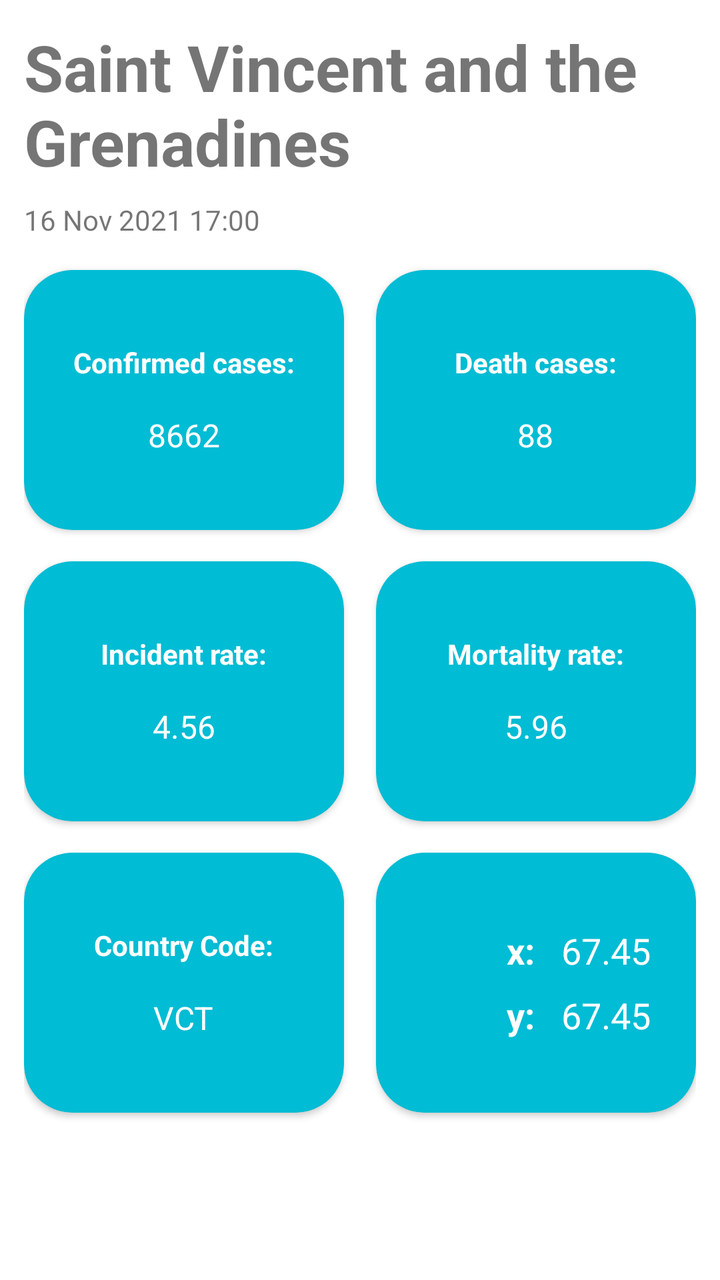
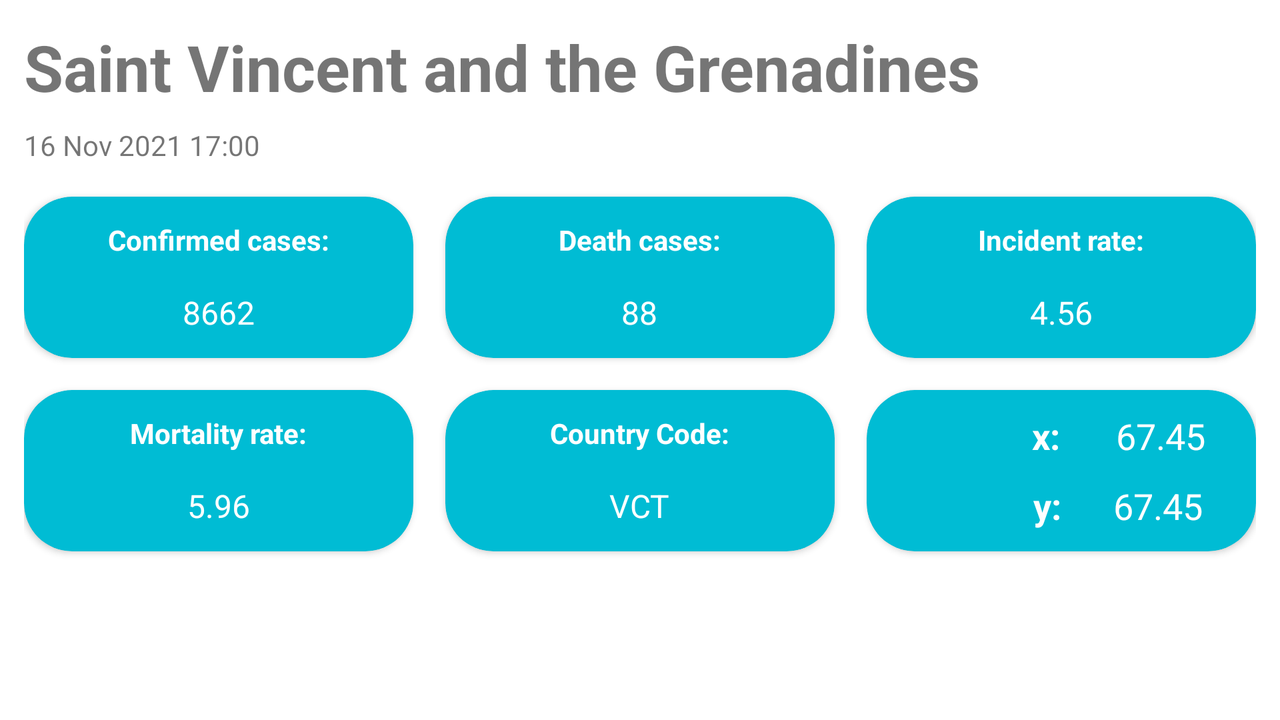

One screen, two layout resources from the same app: the default and the repository's alternative for another configuration. Each is rendered where Android would select it; the XML of both is given below.
<!-- AndroidManifest.xml: application theme Theme.CovidStatistics -->
<!-- res/layout/fragment_country_detail.xml -->
<?xml version="1.0" encoding="utf-8"?>
<androidx.constraintlayout.widget.ConstraintLayout xmlns:android="http://schemas.android.com/apk/res/android"
    xmlns:app="http://schemas.android.com/apk/res-auto"
    xmlns:tools="http://schemas.android.com/tools"
    android:layout_width="match_parent"
    android:layout_height="match_parent"
    android:padding="12dp"
    android:id="@+id/country_detail"
    tools:context=".fragment.CountryDetailFragment">

    <TextView
        android:id="@+id/countryName"
        android:layout_width="wrap_content"
        android:layout_height="wrap_content"
        android:textSize="32sp"
        android:textStyle="bold"
        app:layout_constraintEnd_toEndOf="parent"
        app:layout_constraintHorizontal_bias="0"
        app:layout_constraintStart_toStartOf="parent"
        app:layout_constraintTop_toTopOf="parent"
        tools:text="Saint Vincent and the Grenadines" />

    <TextView
        android:id="@+id/lastUpdate"
        android:layout_width="wrap_content"
        android:layout_height="wrap_content"
        android:layout_marginTop="8dp"
        android:textSize="14sp"
        app:layout_constraintEnd_toEndOf="@+id/countryName"
        app:layout_constraintHorizontal_bias="0"
        app:layout_constraintStart_toStartOf="@+id/countryName"
        app:layout_constraintTop_toBottomOf="@+id/countryName"
        tools:text="16 Nov 2021 17:00" />

    <androidx.cardview.widget.CardView
        android:id="@+id/confirmedCasesCard"
        style="@style/CustomCardViewStyle"
        android:layout_width="0dp"
        android:layout_height="130dp"
        android:layout_marginEnd="8dp"
        app:layout_constraintBottom_toTopOf="@id/deathCaseCard"
        app:layout_constraintEnd_toStartOf="@id/deathCaseCard"
        app:layout_constraintStart_toStartOf="parent"
        app:layout_constraintTop_toBottomOf="@+id/deathCaseCard">

        <androidx.appcompat.widget.LinearLayoutCompat
            android:layout_width="wrap_content"
            android:layout_height="wrap_content"
            android:layout_gravity="center"
            android:gravity="center"
            android:orientation="vertical"
            android:padding="16dp">

            <TextView
                android:id="@+id/confirmedCasesText"
                android:layout_width="wrap_content"
                android:layout_height="wrap_content"
                android:padding="8dp"
                android:text="@string/confirmed_cases"
                android:textColor="@color/white"
                android:textSize="14sp"
                android:textStyle="bold" />

            <TextView
                android:id="@+id/confirmedCases"
                android:layout_width="wrap_content"
                android:layout_height="wrap_content"
                android:padding="8dp"
                android:textColor="@color/white"
                android:textSize="16sp"
                tools:text="8662" />
        </androidx.appcompat.widget.LinearLayoutCompat>
    </androidx.cardview.widget.CardView>

    <androidx.cardview.widget.CardView
        android:id="@+id/deathCaseCard"
        style="@style/CustomCardViewStyle"
        android:layout_width="0dp"
        android:layout_height="130dp"
        android:layout_marginStart="8dp"
        app:layout_constraintBottom_toTopOf="@+id/mortalityRateCard"
        app:layout_constraintEnd_toEndOf="parent"
        app:layout_constraintStart_toEndOf="@+id/confirmedCasesCard"
        app:layout_constraintTop_toBottomOf="@+id/lastUpdate">

        <androidx.appcompat.widget.LinearLayoutCompat
            android:layout_width="wrap_content"
            android:layout_height="wrap_content"
            android:layout_gravity="center"
            android:gravity="center"
            android:orientation="vertical"
            android:padding="16dp">

            <TextView
                android:id="@+id/deathCaseText"
                android:layout_width="wrap_content"
                android:layout_height="wrap_content"
                android:padding="8dp"
                android:text="@string/death_cases"
                android:textColor="@color/white"
                android:textSize="14sp"
                android:textStyle="bold" />

            <TextView
                android:id="@+id/deathCases"
                android:layout_width="wrap_content"
                android:layout_height="wrap_content"
                android:padding="8dp"
                android:textColor="@color/white"
                android:textSize="16sp"
                tools:text="88" />
        </androidx.appcompat.widget.LinearLayoutCompat>
    </androidx.cardview.widget.CardView>

    <androidx.cardview.widget.CardView
        android:id="@+id/incidentRateCard"
        style="@style/CustomCardViewStyle"
        android:layout_width="0dp"
        android:layout_height="130dp"
        android:layout_marginEnd="8dp"
        app:layout_constraintBottom_toTopOf="@id/mortalityRateCard"
        app:layout_constraintEnd_toStartOf="@id/mortalityRateCard"
        app:layout_constraintStart_toStartOf="parent"
        app:layout_constraintTop_toBottomOf="@+id/mortalityRateCard">

        <androidx.appcompat.widget.LinearLayoutCompat
            android:layout_width="wrap_content"
            android:layout_height="wrap_content"
            android:layout_gravity="center"
            android:gravity="center"
            android:orientation="vertical"
            android:padding="16dp">

            <TextView
                android:id="@+id/incidentRateText"
                android:layout_width="wrap_content"
                android:layout_height="wrap_content"
                android:padding="8dp"
                android:text="@string/incident_rate"
                android:textColor="@color/white"
                android:textSize="14sp"
                android:textStyle="bold" />

            <TextView
                android:id="@+id/incidentRate"
                android:layout_width="wrap_content"
                android:layout_height="wrap_content"
                android:padding="8dp"
                android:textColor="@color/white"
                android:textSize="16sp"
                tools:text="4.56" />
        </androidx.appcompat.widget.LinearLayoutCompat>
    </androidx.cardview.widget.CardView>

    <androidx.cardview.widget.CardView
        android:id="@+id/mortalityRateCard"
        style="@style/CustomCardViewStyle"
        android:layout_width="0dp"
        android:layout_height="130dp"
        android:layout_marginStart="8dp"
        app:layout_constraintBottom_toTopOf="@id/countryCodeCard"
        app:layout_constraintEnd_toEndOf="parent"
        app:layout_constraintStart_toEndOf="@id/incidentRateCard"
        app:layout_constraintTop_toBottomOf="@+id/deathCaseCard">

        <androidx.appcompat.widget.LinearLayoutCompat
            android:layout_width="wrap_content"
            android:layout_height="wrap_content"
            android:layout_gravity="center"
            android:gravity="center"
            android:orientation="vertical"
            android:padding="16dp">

            <TextView
                android:id="@+id/mortalityRateText"
                android:layout_width="wrap_content"
                android:layout_height="wrap_content"
                android:padding="8dp"
                android:text="@string/mortality_rate"
                android:textColor="@color/white"
                android:textSize="14sp"
                android:textStyle="bold" />

            <TextView
                android:id="@+id/mortalityRate"
                android:layout_width="wrap_content"
                android:layout_height="wrap_content"
                android:padding="8dp"
                android:textColor="@color/white"
                android:textSize="16sp"
                tools:text="5.96" />
        </androidx.appcompat.widget.LinearLayoutCompat>
    </androidx.cardview.widget.CardView>

    <androidx.cardview.widget.CardView
        android:id="@+id/countryCodeCard"
        style="@style/CustomCardViewStyle"
        android:layout_width="0dp"
        android:layout_height="130dp"
        android:layout_marginEnd="8dp"
        app:layout_constraintBottom_toTopOf="@+id/mapCoordinateCard"
        app:layout_constraintEnd_toStartOf="@id/mapCoordinateCard"
        app:layout_constraintStart_toStartOf="parent"
        app:layout_constraintTop_toBottomOf="@+id/mapCoordinateCard">

        <androidx.appcompat.widget.LinearLayoutCompat
            android:layout_width="wrap_content"
            android:layout_height="wrap_content"
            android:layout_gravity="center"
            android:gravity="center"
            android:orientation="vertical"
            android:padding="16dp">

            <TextView
                android:id="@+id/countryCodeText"
                android:layout_width="wrap_content"
                android:layout_height="wrap_content"
                android:padding="8dp"
                android:text="@string/country_code"
                android:textColor="@color/white"
                android:textSize="14sp"
                android:textStyle="bold" />

            <TextView
                android:id="@+id/countryCode"
                android:layout_width="wrap_content"
                android:layout_height="wrap_content"
                android:padding="8dp"
                android:textColor="@color/white"
                android:textSize="16sp"
                tools:text="VCT" />
        </androidx.appcompat.widget.LinearLayoutCompat>
    </androidx.cardview.widget.CardView>

    <androidx.cardview.widget.CardView
        android:id="@+id/mapCoordinateCard"
        style="@style/CustomCardViewStyle"
        android:layout_width="0dp"
        android:layout_height="130dp"
        android:layout_marginStart="8dp"
        app:layout_constraintBottom_toTopOf="@+id/addButton"
        app:layout_constraintEnd_toEndOf="parent"
        app:layout_constraintStart_toEndOf="@id/countryCodeCard"
        app:layout_constraintTop_toBottomOf="@+id/mortalityRateCard">

        <androidx.constraintlayout.widget.ConstraintLayout
            android:layout_width="match_parent"
            android:layout_height="match_parent"
            android:padding="16dp">

            <TextView
                android:id="@+id/longitudeText"
                android:layout_width="wrap_content"
                android:layout_height="wrap_content"
                android:padding="4dp"
                android:text="@string/longitude"
                android:textColor="@color/white"
                android:textSize="18sp"
                android:textStyle="bold"
                app:layout_constraintBottom_toTopOf="@id/latitudeText"
                app:layout_constraintEnd_toStartOf="@id/longitude"
                app:layout_constraintStart_toEndOf="@+id/imageView"
                app:layout_constraintTop_toTopOf="@+id/imageView" />

            <TextView
                android:id="@+id/latitudeText"
                android:layout_width="wrap_content"
                android:layout_height="wrap_content"
                android:padding="4dp"
                android:text="@string/latitude"
                android:textColor="@color/white"
                android:textSize="18sp"
                android:textStyle="bold"
                app:layout_constraintBottom_toBottomOf="@+id/imageView"
                app:layout_constraintEnd_toEndOf="@+id/longitudeText"
                app:layout_constraintStart_toStartOf="@+id/longitudeText"
                app:layout_constraintTop_toBottomOf="@+id/longitudeText" />

            <TextView
                android:id="@+id/latitude"
                android:layout_width="wrap_content"
                android:layout_height="wrap_content"
                android:padding="4dp"
                android:textColor="@color/white"
                android:textSize="18sp"
                app:layout_constraintBottom_toBottomOf="@+id/latitudeText"
                app:layout_constraintEnd_toEndOf="@+id/longitude"
                app:layout_constraintStart_toStartOf="@+id/longitude"
                app:layout_constraintTop_toTopOf="@+id/latitudeText"
                tools:text="67.45" />

            <TextView
                android:id="@+id/longitude"
                android:layout_width="wrap_content"
                android:layout_height="wrap_content"
                android:layout_marginStart="3dp"
                android:padding="4dp"
                android:textColor="@color/white"
                android:textSize="18sp"
                app:layout_constraintBottom_toBottomOf="@+id/longitudeText"
                app:layout_constraintEnd_toEndOf="parent"
                app:layout_constraintStart_toEndOf="@id/longitudeText"
                app:layout_constraintTop_toTopOf="@+id/longitudeText"
                tools:text="67.45" />

            <ImageView
                android:id="@+id/imageView"
                android:layout_width="40dp"
                android:layout_height="40dp"
                android:contentDescription="@string/map_navigation_button"
                android:src="@drawable/ic_baseline_map_24"
                app:layout_constraintBottom_toBottomOf="parent"
                app:layout_constraintEnd_toStartOf="@+id/longitudeText"
                app:layout_constraintStart_toStartOf="parent"
                app:layout_constraintTop_toTopOf="parent" />
        </androidx.constraintlayout.widget.ConstraintLayout>
    </androidx.cardview.widget.CardView>

    <com.google.android.material.floatingactionbutton.FloatingActionButton
        android:id="@+id/addButton"
        android:layout_width="wrap_content"
        android:layout_height="wrap_content"
        android:contentDescription="@string/add_btn_description"
        android:elevation="8dp"
        android:visibility="invisible"
        android:src="@drawable/ic_baseline_add_24"
        app:backgroundTint="@color/green"
        app:layout_constraintBottom_toBottomOf="parent"
        app:layout_constraintEnd_toEndOf="parent"
        app:tint="@color/white" />

    <com.google.android.material.floatingactionbutton.FloatingActionButton
        android:id="@+id/deleteButton"
        android:layout_width="wrap_content"
        android:layout_height="wrap_content"
        android:contentDescription="@string/delete_btn_description"
        android:elevation="8dp"
        android:visibility="invisible"
        android:src="@drawable/ic_baseline_delete_forever_24"
        app:backgroundTint="@color/red"
        app:layout_constraintBottom_toBottomOf="parent"
        app:layout_constraintEnd_toEndOf="parent"
        app:tint="@color/white" />

</androidx.constraintlayout.widget.ConstraintLayout>
<!-- resources referenced by this layout -->
<resources>
  <color name="green">#4CAF50</color>
  <color name="red">#F44336</color>
  <color name="white">#FFFFFFFF</color>
  <string name="add_btn_description">Add country to watchlist button</string>
  <string name="confirmed_cases">Confirmed cases:</string>
  <string name="country_code">Country Code:</string>
  <string name="death_cases">Death cases:</string>
  <string name="delete_btn_description">Delete country from watchlist button</string>
  <string name="incident_rate">Incident rate:</string>
  <string name="latitude">y:</string>
  <string name="longitude">x:</string>
  <string name="map_navigation_button">Map navigation button</string>
  <string name="mortality_rate">Mortality rate:</string>
  <style name="CustomCardViewStyle" parent="CardView">
          <item name="cardBackgroundColor">#00BCD4</item>
          <item name="elevation">8dp</item>
          <item name="cardCornerRadius">24dp</item>
      </style>
  <style name="Theme.CovidStatistics" parent="Theme.MaterialComponents.DayNight.NoActionBar">
          
          <item name="colorPrimary">@color/primaryColor</item>
          <item name="colorPrimaryVariant">@color/primaryDarkColor</item>
          <item name="colorOnPrimary">@color/white</item>
          
          <item name="colorSecondary">@color/secondaryColor</item>
          <item name="colorSecondaryVariant">@color/secondaryDarkColor</item>
          <item name="colorOnSecondary">@color/black</item>
          
          <item name="android:statusBarColor" tools:targetApi="l">?attr/colorPrimaryVariant</item>
          
      </style>
  <color name="primaryColor">#00bcd4</color>
  <color name="primaryDarkColor">#008ba3</color>
  <color name="secondaryColor">#fafafa</color>
  <color name="secondaryDarkColor">#c7c7c7</color>
  <color name="black">#FF000000</color>
</resources>
<!-- res/layout-land/fragment_country_detail.xml (the repository's variant of the layout above) -->
<!-- drawn on the phone turned sideways -->
<?xml version="1.0" encoding="utf-8"?>
<androidx.constraintlayout.widget.ConstraintLayout xmlns:android="http://schemas.android.com/apk/res/android"
    xmlns:app="http://schemas.android.com/apk/res-auto"
    xmlns:tools="http://schemas.android.com/tools"
    android:layout_width="match_parent"
    android:layout_height="match_parent"
    android:padding="12dp"
    android:id="@+id/country_detail"
    tools:context=".fragment.CountryDetailFragment">

    <TextView
        android:id="@+id/countryName"
        android:layout_width="wrap_content"
        android:layout_height="wrap_content"
        android:textSize="32sp"
        android:textStyle="bold"
        app:layout_constraintEnd_toEndOf="parent"
        app:layout_constraintHorizontal_bias="0"
        app:layout_constraintStart_toStartOf="parent"
        app:layout_constraintTop_toTopOf="parent"
        tools:text="Saint Vincent and the Grenadines" />

    <TextView
        android:id="@+id/lastUpdate"
        android:layout_width="wrap_content"
        android:layout_height="wrap_content"
        android:layout_marginTop="8dp"
        android:textSize="14sp"
        app:layout_constraintEnd_toEndOf="@+id/countryName"
        app:layout_constraintHorizontal_bias="0"
        app:layout_constraintStart_toStartOf="@+id/countryName"
        app:layout_constraintTop_toBottomOf="@+id/countryName"
        tools:text="16 Nov 2021 17:00" />

    <androidx.cardview.widget.CardView
        android:id="@+id/confirmedCasesCard"
        style="@style/CustomCardViewStyle"
        android:layout_width="0dp"
        android:layout_height="wrap_content"
        android:layout_marginEnd="8dp"
        app:layout_constraintEnd_toStartOf="@id/deathCaseCard"
        app:layout_constraintBottom_toTopOf="@id/countryCodeCard"
        app:layout_constraintStart_toStartOf="parent"
        app:layout_constraintTop_toBottomOf="@+id/lastUpdate">

        <androidx.appcompat.widget.LinearLayoutCompat
            android:layout_width="match_parent"
            android:layout_height="match_parent"
            android:layout_gravity="center"
            android:gravity="center"
            android:orientation="vertical"
            android:padding="4dp">

            <TextView
                android:id="@+id/confirmedCasesText"
                android:layout_width="wrap_content"
                android:layout_height="wrap_content"
                android:padding="8dp"
                android:text="@string/confirmed_cases"
                android:textColor="@color/white"
                android:textSize="14sp"
                android:textStyle="bold" />

            <TextView
                android:id="@+id/confirmedCases"
                android:layout_width="wrap_content"
                android:layout_height="wrap_content"
                android:padding="8dp"
                android:textColor="@color/white"
                android:textSize="16sp"
                tools:text="8662" />
        </androidx.appcompat.widget.LinearLayoutCompat>
    </androidx.cardview.widget.CardView>

    <androidx.cardview.widget.CardView
        android:id="@+id/deathCaseCard"
        style="@style/CustomCardViewStyle"
        android:layout_width="0dp"
        android:layout_height="wrap_content"
        android:layout_marginStart="8dp"
        android:layout_marginEnd="8dp"
        app:layout_constraintBottom_toTopOf="@+id/mortalityRateCard"
        app:layout_constraintEnd_toStartOf="@id/incidentRateCard"
        app:layout_constraintStart_toEndOf="@+id/confirmedCasesCard"
        app:layout_constraintTop_toBottomOf="@+id/lastUpdate">

        <androidx.appcompat.widget.LinearLayoutCompat
            android:layout_width="wrap_content"
            android:layout_height="wrap_content"
            android:layout_gravity="center"
            android:gravity="center"
            android:orientation="vertical"
            android:padding="4dp">

            <TextView
                android:id="@+id/deathCaseText"
                android:layout_width="wrap_content"
                android:layout_height="wrap_content"
                android:padding="8dp"
                android:text="@string/death_cases"
                android:textColor="@color/white"
                android:textSize="14sp"
                android:textStyle="bold" />

            <TextView
                android:id="@+id/deathCases"
                android:layout_width="wrap_content"
                android:layout_height="wrap_content"
                android:padding="8dp"
                android:textColor="@color/white"
                android:textSize="16sp"
                tools:text="88" />
        </androidx.appcompat.widget.LinearLayoutCompat>
    </androidx.cardview.widget.CardView>

    <androidx.cardview.widget.CardView
        android:id="@+id/incidentRateCard"
        style="@style/CustomCardViewStyle"
        android:layout_width="0dp"
        android:layout_height="wrap_content"
        android:layout_marginStart="8dp"
        app:layout_constraintBottom_toTopOf="@+id/mortalityRateCard"
        app:layout_constraintEnd_toEndOf="parent"
        app:layout_constraintStart_toEndOf="@id/deathCaseCard"
        app:layout_constraintTop_toBottomOf="@+id/lastUpdate">

        <androidx.appcompat.widget.LinearLayoutCompat
            android:layout_width="wrap_content"
            android:layout_height="wrap_content"
            android:layout_gravity="center"
            android:gravity="center"
            android:orientation="vertical"
            android:padding="4dp">

            <TextView
                android:id="@+id/incidentRateText"
                android:layout_width="wrap_content"
                android:layout_height="wrap_content"
                android:padding="8dp"
                android:text="@string/incident_rate"
                android:textColor="@color/white"
                android:textSize="14sp"
                android:textStyle="bold" />

            <TextView
                android:id="@+id/incidentRate"
                android:layout_width="wrap_content"
                android:layout_height="wrap_content"
                android:padding="8dp"
                android:textColor="@color/white"
                android:textSize="16sp"
                tools:text="4.56" />
        </androidx.appcompat.widget.LinearLayoutCompat>
    </androidx.cardview.widget.CardView>

    <androidx.cardview.widget.CardView
        android:id="@+id/mortalityRateCard"
        style="@style/CustomCardViewStyle"
        android:layout_width="0dp"
        android:layout_height="wrap_content"
        android:layout_marginEnd="8dp"
        app:layout_constraintEnd_toStartOf="@id/countryCodeCard"
        app:layout_constraintStart_toStartOf="parent"
        app:layout_constraintBottom_toTopOf="@+id/addButton"
        app:layout_constraintTop_toBottomOf="@+id/confirmedCasesCard">

        <androidx.appcompat.widget.LinearLayoutCompat
            android:layout_width="wrap_content"
            android:layout_height="wrap_content"
            android:layout_gravity="center"
            android:gravity="center"
            android:orientation="vertical"
            android:padding="4dp">

            <TextView
                android:id="@+id/mortalityRateText"
                android:layout_width="wrap_content"
                android:layout_height="wrap_content"
                android:padding="8dp"
                android:text="@string/mortality_rate"
                android:textColor="@color/white"
                android:textSize="14sp"
                android:textStyle="bold" />

            <TextView
                android:id="@+id/mortalityRate"
                android:layout_width="wrap_content"
                android:layout_height="wrap_content"
                android:padding="8dp"
                android:textColor="@color/white"
                android:textSize="16sp"
                tools:text="5.96" />
        </androidx.appcompat.widget.LinearLayoutCompat>
    </androidx.cardview.widget.CardView>

    <androidx.cardview.widget.CardView
        android:id="@+id/countryCodeCard"
        style="@style/CustomCardViewStyle"
        android:layout_width="0dp"
        android:layout_height="wrap_content"
        android:layout_marginStart="8dp"
        android:layout_marginEnd="8dp"
        app:layout_constraintStart_toEndOf="@id/mortalityRateCard"
        app:layout_constraintEnd_toStartOf="@id/mapCoordinateCard"
        app:layout_constraintBottom_toTopOf="@+id/addButton"
        app:layout_constraintTop_toBottomOf="@+id/confirmedCasesCard">

        <androidx.appcompat.widget.LinearLayoutCompat
            android:layout_width="wrap_content"
            android:layout_height="wrap_content"
            android:layout_gravity="center"
            android:gravity="center"
            android:orientation="vertical"
            android:padding="4dp">

            <TextView
                android:id="@+id/countryCodeText"
                android:layout_width="wrap_content"
                android:layout_height="wrap_content"
                android:padding="8dp"
                android:text="@string/country_code"
                android:textColor="@color/white"
                android:textSize="14sp"
                android:textStyle="bold" />

            <TextView
                android:id="@+id/countryCode"
                android:layout_width="wrap_content"
                android:layout_height="wrap_content"
                android:padding="8dp"
                android:textColor="@color/white"
                android:textSize="16sp"
                tools:text="VCT" />
        </androidx.appcompat.widget.LinearLayoutCompat>
    </androidx.cardview.widget.CardView>

    <androidx.cardview.widget.CardView
        android:id="@+id/mapCoordinateCard"
        style="@style/CustomCardViewStyle"
        android:layout_width="0dp"
        android:layout_height="0dp"
        android:layout_marginStart="8dp"
        app:layout_constraintBottom_toBottomOf="@+id/countryCodeCard"
        app:layout_constraintEnd_toEndOf="parent"
        app:layout_constraintStart_toEndOf="@id/countryCodeCard"
        app:layout_constraintTop_toTopOf="@+id/countryCodeCard">

        <androidx.constraintlayout.widget.ConstraintLayout
            android:layout_width="match_parent"
            android:layout_height="match_parent"
            android:padding="4dp">

            <TextView
                android:id="@+id/longitudeText"
                android:layout_width="wrap_content"
                android:layout_height="wrap_content"
                android:padding="4dp"
                android:text="@string/longitude"
                android:textColor="@color/white"
                android:textSize="18sp"
                android:textStyle="bold"
                app:layout_constraintBottom_toTopOf="@id/latitudeText"
                app:layout_constraintEnd_toStartOf="@id/longitude"
                app:layout_constraintStart_toEndOf="@+id/imageView"
                app:layout_constraintTop_toTopOf="parent" />

            <TextView
                android:id="@+id/latitudeText"
                android:layout_width="wrap_content"
                android:layout_height="wrap_content"
                android:padding="4dp"
                android:text="@string/latitude"
                android:textColor="@color/white"
                android:textSize="18sp"
                android:textStyle="bold"
                app:layout_constraintBottom_toBottomOf="parent"
                app:layout_constraintEnd_toStartOf="@+id/latitude"
                app:layout_constraintStart_toEndOf="@+id/imageView"
                app:layout_constraintTop_toBottomOf="@+id/longitudeText" />

            <TextView
                android:id="@+id/latitude"
                android:layout_width="wrap_content"
                android:layout_height="wrap_content"
                android:padding="4dp"
                android:textColor="@color/white"
                android:textSize="18sp"
                app:layout_constraintBottom_toBottomOf="@+id/latitudeText"
                app:layout_constraintEnd_toEndOf="parent"
                app:layout_constraintStart_toEndOf="@id/longitudeText"
                app:layout_constraintTop_toTopOf="@+id/latitudeText"
                tools:text="67.45" />

            <TextView
                android:id="@+id/longitude"
                android:layout_width="wrap_content"
                android:layout_height="wrap_content"
                android:layout_marginStart="3dp"
                android:padding="4dp"
                android:textColor="@color/white"
                android:textSize="18sp"
                app:layout_constraintBottom_toBottomOf="@+id/longitudeText"
                app:layout_constraintEnd_toEndOf="parent"
                app:layout_constraintStart_toEndOf="@id/longitudeText"
                app:layout_constraintTop_toTopOf="@+id/longitudeText"
                tools:text="67.45" />

            <ImageView
                android:id="@+id/imageView"
                android:layout_width="40dp"
                android:layout_height="40dp"
                android:contentDescription="@string/map_navigation_button"
                android:src="@drawable/ic_baseline_map_24"
                app:layout_constraintBottom_toBottomOf="parent"
                app:layout_constraintEnd_toStartOf="@+id/longitudeText"
                app:layout_constraintStart_toStartOf="parent"
                app:layout_constraintTop_toTopOf="parent" />
        </androidx.constraintlayout.widget.ConstraintLayout>
    </androidx.cardview.widget.CardView>

    <com.google.android.material.floatingactionbutton.FloatingActionButton
        android:id="@+id/addButton"
        android:layout_width="wrap_content"
        android:layout_height="wrap_content"
        android:contentDescription="@string/add_btn_description"
        android:elevation="8dp"
        android:src="@drawable/ic_baseline_add_24"
        android:visibility="invisible"
        app:backgroundTint="@color/green"
        app:layout_constraintBottom_toBottomOf="parent"
        app:layout_constraintEnd_toEndOf="parent"
        app:tint="@color/white" />

    <com.google.android.material.floatingactionbutton.FloatingActionButton
        android:id="@+id/deleteButton"
        android:layout_width="wrap_content"
        android:layout_height="wrap_content"
        android:contentDescription="@string/delete_btn_description"
        android:elevation="8dp"
        android:visibility="invisible"
        android:src="@drawable/ic_baseline_delete_forever_24"
        app:backgroundTint="@color/red"
        app:layout_constraintBottom_toBottomOf="parent"
        app:layout_constraintEnd_toEndOf="parent"
        app:tint="@color/white" />

</androidx.constraintlayout.widget.ConstraintLayout>
